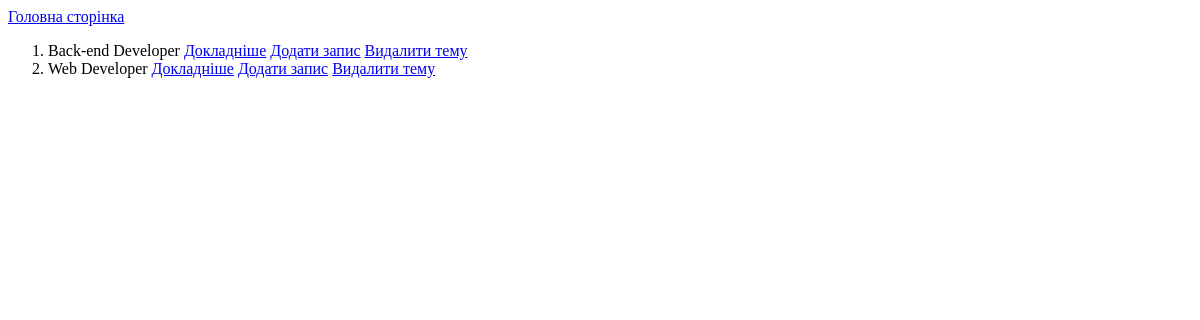
Page /topics/ (signed in) on the earlier database version.
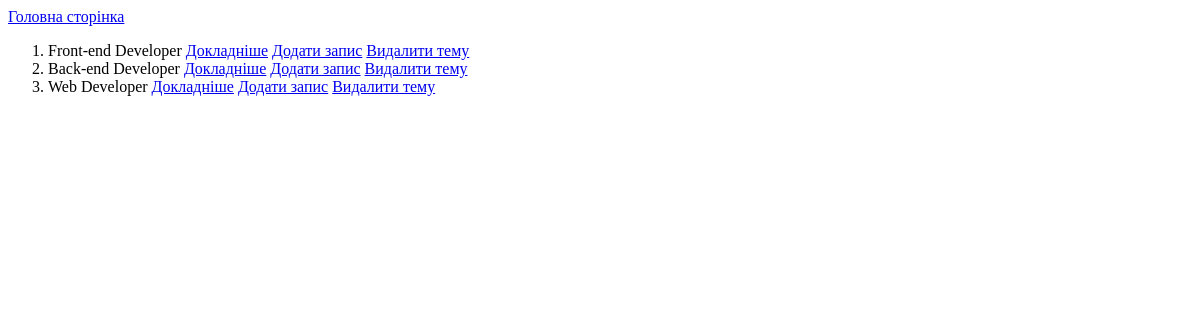
Same page on the later database version.
### main/models.py (models this page shows)
class Topic(models.Model):
    text = models.CharField(max_length=200, verbose_name='Тема')
    date = models.DateTimeField(auto_now_add=True, verbose_name='Дата')
    owner = models.ForeignKey(User, on_delete=models.CASCADE)
    class Meta:
        verbose_name_plural = 'Теми'
    def __str__(self):
        return self.text

### main/views.py (the view)
# urls.py: path('topics/', views.topics, name='topics'),
@login_required
def topics(request):
    topics = Topic.objects.filter(owner=request.user).order_by('-date')
    return render(request, 'main/topics.html', {'topics': topics})

### main/templates/main/topics.html
{% extends "main/base.html" %}
{% block content %}
    <ol>
        {% for topic in topics %}
            <li>
                {{ topic }}
                <a href="{% url 'main:topic' topic.id %}">Докладніше</a>
                <a href="{% url 'main:new_entry' topic.id %}">Додати запис</a>
                <a href="{% url 'main:del_topic' topic.id %}">Видалити тему</a>
            </li>
        {% empty %}
            На даний момент тем немає.
        {% endfor %}
    </ol>
{% endblock content %}

Differences in the rows shown:
added Topic: text "Front-end Developer"
